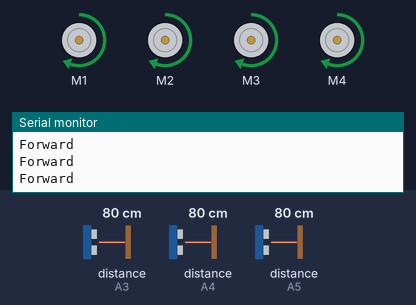
The sketch below on a simulated Arduino Uno, built with avr-gcc and run on an emulated ATmega328P. On the bench: 4 × DC motor (green arrow = forward, orange = backward, longer = faster), the last lines printed to the serial monitor. Wiring (inferred from the names in the program): 3 × ultrasonic range finder: trigger A0, echo A3 / trigger A1, echo A4 / trigger A2, echo A5. The test bench sets the inputs (shaded band); at power-on: distance to the obstacle (sensors on A4, A3, A5) 80 cm. The echo pulse lasts 58.3 µs per cm.

Above: at 1.2 s.
1.3 s: distance to the obstacle (sensor on A4) set to 15 cm
4.3 s: distance to the obstacle (sensor on A4) set to 12 cm
At 5.1 s:
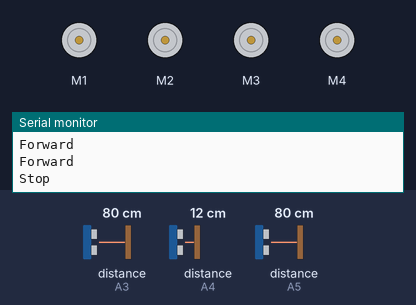
At 6.1 s:
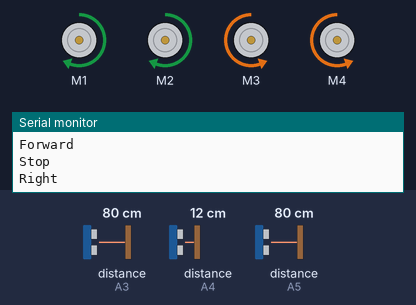
7.3 s: distance to the obstacle (sensor on A3) set to 120 cm
At 10.1 s:
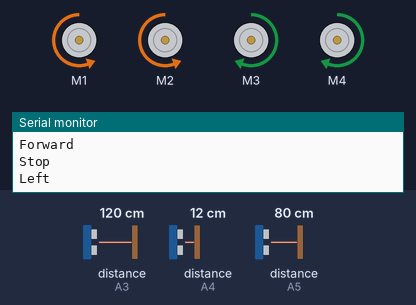
10.3 s: distance to the obstacle (sensor on A3) set to 2 cm
13.3 s: distance to the obstacle (sensor on A3) set to 250 cm
Timing chart, 0 to 17.3 s (numbered marks = the images above; inputs shaded):
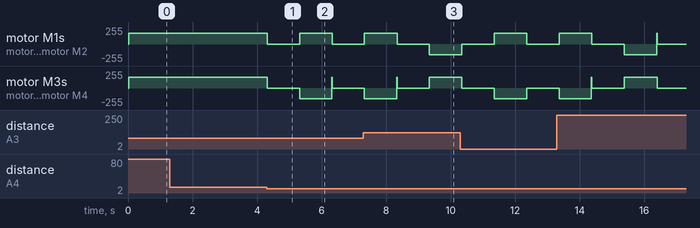

Measured:
- the behaviour switches between 14 and 13 cm on distance to the obstacle (sensor on A4) (found by bisection; images 0 and 1)
- after the input at 4.3 s, motor M1, motor M2: forward 160/255 → stopped at once, → forward 160/255 1.0 s later, → stopped 1.0 s later; motor M3, motor M4: forward 160/255 → stopped at once, → backward 160/255 1.0 s later, → stopped 1.0 s later

The sketch:

ObstacleAvoidingCar.ino
```cpp
//Include the motor driver library
#include <AFMotor.h>
//Define the sensor pins
#define S1Trig A0
#define S2Trig A1
#define S3Trig A2
#define S1Echo A3
#define S2Echo A4
#define S3Echo A5
//Set the speed of the motors
#define Speed 160

//Create objects for the motors
AF_DCMotor motor1(1);
AF_DCMotor motor2(2);
AF_DCMotor motor3(3);
AF_DCMotor motor4(4);

void setup() {
  Serial.begin(9600);
  //Set the Trig pins as output pins
  pinMode(S1Trig, OUTPUT);
  pinMode(S2Trig, OUTPUT);
  pinMode(S3Trig, OUTPUT);
  //Set the Echo pins as input pins
  pinMode(S1Echo, INPUT);
  pinMode(S2Echo, INPUT);
  pinMode(S3Echo, INPUT);
  //Set the speed of the motors
  motor1.setSpeed(Speed);
  motor2.setSpeed(Speed);
  motor3.setSpeed(Speed);
  motor4.setSpeed(Speed);
}

void loop() {
  int centerSensor = sensorTwo();
  int leftSensor = sensorOne();
  int rightSensor = sensorThree();
// Check the distance using the IF condition
  if (12 >= centerSensor) {
    Stop();
    Serial.println("Stop");
    delay(1000);
    if (leftSensor > rightSensor) {
      left();
      Serial.println("Left");
      delay(1000);
    } else {
      right();
      Serial.println("Right");
      delay(1000);
    }
  }
  Serial.println("Forward");
  forward();
}

//Get the sensor values
int sensorOne() {
  //pulse output
  digitalWrite(S1Trig, LOW);
  delayMicroseconds(4);
  digitalWrite(S1Trig, HIGH);
  delayMicroseconds(10);
  digitalWrite(S1Trig, LOW);

  long t = pulseIn(S1Echo, HIGH);//Get the pulse
  int cm = t / 29 / 2; //Convert time to the distance
  return cm; // Return the values from the sensor
}

//Get the sensor values
int sensorTwo() {
  //pulse output
  digitalWrite(S2Trig, LOW);
  delayMicroseconds(4);
  digitalWrite(S2Trig, HIGH);
  delayMicroseconds(10);
  digitalWrite(S2Trig, LOW);

  long t = pulseIn(S2Echo, HIGH);//Get the pulse
  int cm = t / 29 / 2; //Convert time to the distance
  return cm; // Return the values from the sensor
}

//Get the sensor values
int sensorThree() {
  //pulse output
  digitalWrite(S3Trig, LOW);
  delayMicroseconds(4);
  digitalWrite(S3Trig, HIGH);
  delayMicroseconds(10);
  digitalWrite(S3Trig, LOW);

  long t = pulseIn(S3Echo, HIGH);//Get the pulse
  int cm = t / 29 / 2; //Convert time to the distance
  return cm; // Return the values from the sensor
}

/*******************Motor functions**********************/
void forward() {
  motor1.run(FORWARD);
  motor2.run(FORWARD);
  motor3.run(FORWARD);
  motor4.run(FORWARD);
}
void left() {
  motor1.run(BACKWARD);
  motor2.run(BACKWARD);
  motor3.run(FORWARD);
  motor4.run(FORWARD);
}
void right() {
  motor1.run(FORWARD);
  motor2.run(FORWARD);
  motor3.run(BACKWARD);
  motor4.run(BACKWARD);
}
void Stop() {
  motor1.run(RELEASE);
  motor2.run(RELEASE);
  motor3.run(RELEASE);
  motor4.run(RELEASE);
}
```
